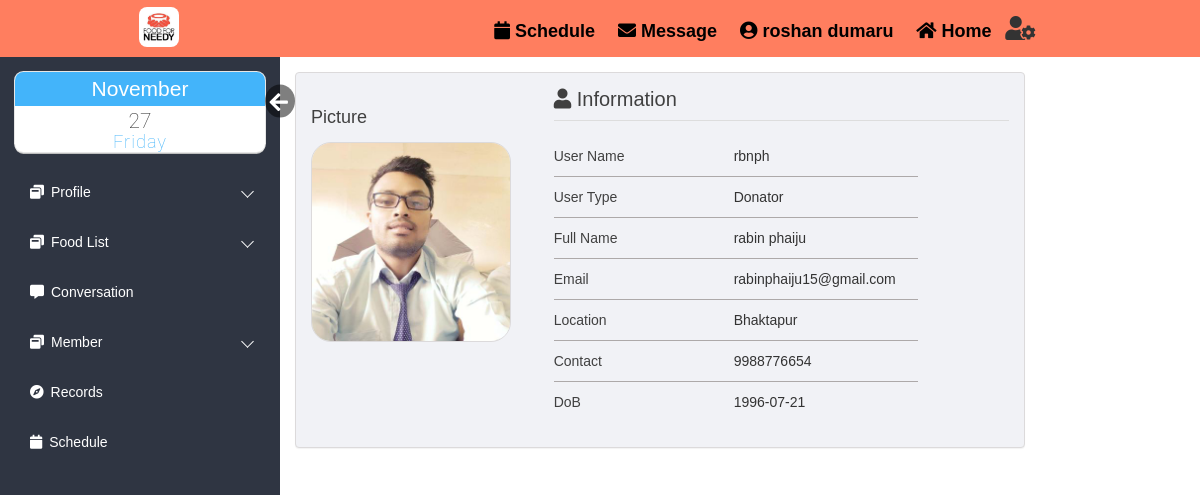
/html/viewprofile.php?view=rbnph (signed in), run on the app's committed database.
### tables this page shows
CREATE TABLE `register` (
  `reg_id` int(10) UNSIGNED NOT NULL,
  `username` varchar(20) NOT NULL,
  `pic` varchar(255) DEFAULT NULL,
  `user_type` varchar(20) DEFAULT NULL,
  `firstname` varchar(20) NOT NULL,
  `lastname` varchar(20) NOT NULL,
  `email` varchar(40) DEFAULT NULL,
  `location` varchar(30) DEFAULT NULL,
  `lan` float DEFAULT NULL,
  `log` float DEFAULT NULL,
  `contact` text DEFAULT NULL COMMENT 'Contact No',
  `dob` date DEFAULT NULL,
  `created_at` timestamp NOT NULL DEFAULT current_timestamp(),
  `updated_at` datetime DEFAULT NULL ON UPDATE current_timestamp(),
  `password` varchar(40) NOT NULL,
  `secret_key` varchar(6) DEFAULT NULL,
  `verified` tinyint(1) NOT NULL DEFAULT 0,
  `verifiedby_id` int(6) NOT NULL DEFAULT 0 COMMENT 'Verified By',
  `remark` varchar(50) DEFAULT NULL,
  `status` tinyint(4) DEFAULT 1,
  `code` varchar(10) DEFAULT NULL
);

### html/viewprofile.php (the view, shortened to what this page needs)
<?php
$view_user= @$_GET['view'];
?>
<!DOCTYPE html>
<html lang="en">
<head>
    <link rel="stylesheet" href="https://maxcdn.bootstrapcdn.com/bootstrap/3.3.6/css/bootstrap.min.css">
    <link rel="stylesheet" href="https://maxcdn.bootstrapcdn.com/font-awesome/4.6.3/css/font-awesome.min.css">
    <link rel="stylesheet" href="css/loginindex.css">
    <link rel="stylesheet" href="css/editprofile.css">
    <link rel="stylesheet" href="css/index.css">
    <link rel="stylesheet" href="https://use.fontawesome.com/releases/v5.3.1/css/all.css">
    <link rel="stylesheet" href="css/datetime.css">
</head>
<body>
    <div class="body_wrapper">
        <div class="container">
            <div class="col-md-8 col-sm-9">
                <div class="panel profile-panel">
                    <div class="panel-body">
                        <div class="row">
                            <div class="col-md-4">
                                <div class="profile-details">
                                    <?php
   $sql = "SELECT * from `register` WHERE `username`='$view_user'";
   require_once("DBConnect.php");
   $result = mysqli_query($conn, $sql);
   $row = mysqli_fetch_assoc($result);
    ?>
                                    <h2>Picture</h2>
                                    <img id="outputs" src="files/<?php if($row["pic"]==null){echo 'user.png';}else{ echo $row["pic"];}?>" width="200" style="border-radius:10%">
                                </div>
                            </div>
                            <div class="col-md-8">
                                <div class="profile-block">
                                    <header class="profile-header">
                                        <h2><i class="fa fa-user"></i> Information</h2>
                                    </header>
                                    <div class="profile-body">
                                        <div class="profile-view">
                                        <dl class="dl-horizontal">
                                                <dt>User Name</dt>
                                                <dd><span><?php echo $row["username"];?></span></dd>
                                            </dl>
                                            <hr class="blackLine">
                                            <dl class="dl-horizontal">
                                                <dt>User Type</dt>
                                                <dd><span><?php echo $row["user_type"];?></span></dd>
                                            </dl>
                                            <hr class="blackLine">
                                            <dl class="dl-horizontal">
                                                <dt>Full Name</dt>
                                                <dd><span><?php echo $row["firstname"]." ".$row["lastname"];?></span></dd>
                                            </dl>
                                            <hr class="blackLine">
                                            <dl class="dl-horizontal">
                                                <dt>Email</dt>
                                                <dd><span><?php echo $row["email"];?></span></dd>
                                            </dl>
                                            <hr class="blackLine">
                                            <dl class="dl-horizontal">
                                                <dt>Location</dt>
                                                <dd><span><?php echo $row["location"];?></span></dd>
                                            </dl>
                                            <hr class="blackLine">
                                            <dl class="dl-horizontal">
                                                <dt>Contact</dt>
                                                <dd><span><?php echo $row["contact"];?></span></dd>
                                            </dl>
                                            <hr class="blackLine">
                                            <dl class="dl-horizontal">
                                                <dt>DoB</dt>
                                                <dd><span><?php echo $row["dob"];?></span></dd>
                                            </dl>
                                        </div>
                                    </div>
                                </div>
                            </div>
                        </div>
                    </div>
                </div>
            </div>
        </div>
    </div>
</body>
</html>

### html/css/loginindex.css (style rules this page uses)
* { margin: 0; padding: 0; font-family: sans-serif; list-style: none; text-decoration: none; }
.me #hide, .me #show { position: absolute; transform: scale(1.5); right: -60px; bottom: 40px; width: 20px; padding-top: 2px; padding-left: 3px; color: #FFF; border-radius: 0%; border-style: initial; border-radius: 50%; background: rgba(0, 0, 0, 0.5); }
#mySidebar { transition: 0.4s; }

### html/css/editprofile.css (style rules this page uses)
.sidemenu { float: left; }
.me { position: relative; width: calc(100% - 50px); height: 85px; padding: 15px 25px; margin-bottom: 15px; }
.profile-panel { margin-top: 2%; border: 1px solid #dcdadb; background-color: #f1f2f6; }
#outputs { border: 1px solid #dcdadb }
.profile-panel .panel-body { padding-left: 10; padding-right: 10; }
.profile-panel .panel-body:after { content: ""; display: table; clear: both; }
.profile-panel .panel-body h2 { margin: 0; font-weight: 100; font-size: 20px; color: #404040; }
.profile-panel .panel-body header { margin-bottom: 25px; }
.profile-panel .panel-body .profile-details h2 { margin-top: 20px; margin-bottom: 15px; font-size: 18px; color: #404040; }
.profile-panel .panel-body .profile-block { position: relative; }
.profile-panel .panel-body .profile-block .profile-header h2 { border-bottom: 1px solid #ddd; padding-bottom: 10px; color: #404040; }
.profile-panel .panel-body dt { font-weight: normal; color: #404040; }
@media screen and (min-width: 1025px) { .profile-panel .panel-body .dl-horizontal dt { text-align: left; } }
.navbars { display: flex; flex-direction: row; flex-wrap: wrap-reverse; font-size: 1.1rem; justify-content: space-around; background-color: #ff7e5f; display: flex; align-items: center; z-index: 0; padding: 10px 0; }
.navbars1 { display: flex; flex-direction: row-reverse; flex-wrap: wrap-reverse; font-size: 1.1rem; }
.navbars a { text-decoration: none; color: black; border-radius: 8%; font-size: 18px; font-family: 'Franklin Gothic Medium', 'Arial Narrow', Arial, sans-serif; padding: 6px; }
.navbars .nav1 a, .navbars .nav2 a, .navbars .nav4 a { font-weight: 700; border: 1px solid transparent; }
.navbars>div { margin-left: -20px; margin-right: 1%; margin-top: 6px; text-align: center; font-size: 0.8rem; z-index: 999; }
.navbars .nav3, .navbars .nav0 { margin-top: -3px; cursor: pointer; position: relative; z-index: 3; }

### html/css/index.css (style rules this page uses)
*, *::after, *::before { padding: 0px; margin: 0px; box-sizing: border-box; }
body { font-family: "Quicksand", "SolaimanLipi", sans-serif; font-size: 14px; }
hr.blackLine { border-color: #ada9a9; margin-top: -10px; margin-bottom: 10px; width: 80%; }
.body_wrapper { width: 100%; height: 100%; background: #ffffff; overflow: hidden; }
.sidemenu { float: left; width: 280px; height: calc(100vh - 10px); z-index: 100; background: #2f3542; scrollbar-width: none; padding: 10px 0; }
.sidemenu>ul { background: #2f3542; }
.sidemenu>ul>li>a { display: block; position: relative; color: #fff; text-decoration: none; padding: 15px 30px; background: rgba(87, 83, 83, 0.01); }
.sidemenu>ul>li>a>span { margin-right: 7px; }
.sidemenu>ul>.dropdown>a { position: relative; display: block; }
.sidemenu>ul>.dropdown>a::after { content: ""; position: absolute; top: 40%; right: 10%; display: block; height: 9px; width: 9px; border-left: 1px solid #fff; border-bottom: 1px solid #fff; transition: 0.5s; transform: rotate(-45deg); }

### html/css/datetime.css (style rules this page uses)
.holders { margin: -10px 0 0 -10px; width: 70%; max-width: 500px; min-width: 490px; padding-bottom: 30px; }
.cells { display: inline-block; -webkit-user-select: none; }
#four { border-radius: 0.6em; }
.icons { display: block; position: relative; width: 250px; height:80px; background-color: #fff; box-shadow: 0 0 0 1px #e6e6e6, 0 2px 0 #bdbdbd; overflow: hidden; font-family: Roboto, sans-serif; transition: all 0.1s linear; margin: 0px auto; }
.icons_mths { font-size: 14px; }
.icons * { position: absolute; width: 100%; font-size: 1.5em; font-weight: 100; font-style: normal; text-align: center; transition: all 0.2s linear; }
.icons strong { top: 0; color: #fff; background-color: #43B4FA; }
.icons h5 { bottom: 0em; color: #43B4FA; font-size: 1.3em; letter-spacing: 1px; }
.icons h6 { top: 45%; color: #2f2f2f; }

### html/viewprofile.php (style rules this page uses)
.icons h6 { top: 35%; }
.icons h5 { bottom: -10px; }
.icons strong { padding: 0.1em 0; }

### data on the page
register: pic (picture), username "rbnph", user_type "Donator", firstname "rabin", lastname "phaiju", email "rabinphaiju15@gmail.com", location "Bhaktapur", contact "9988776654", dob "1996-07-21"
